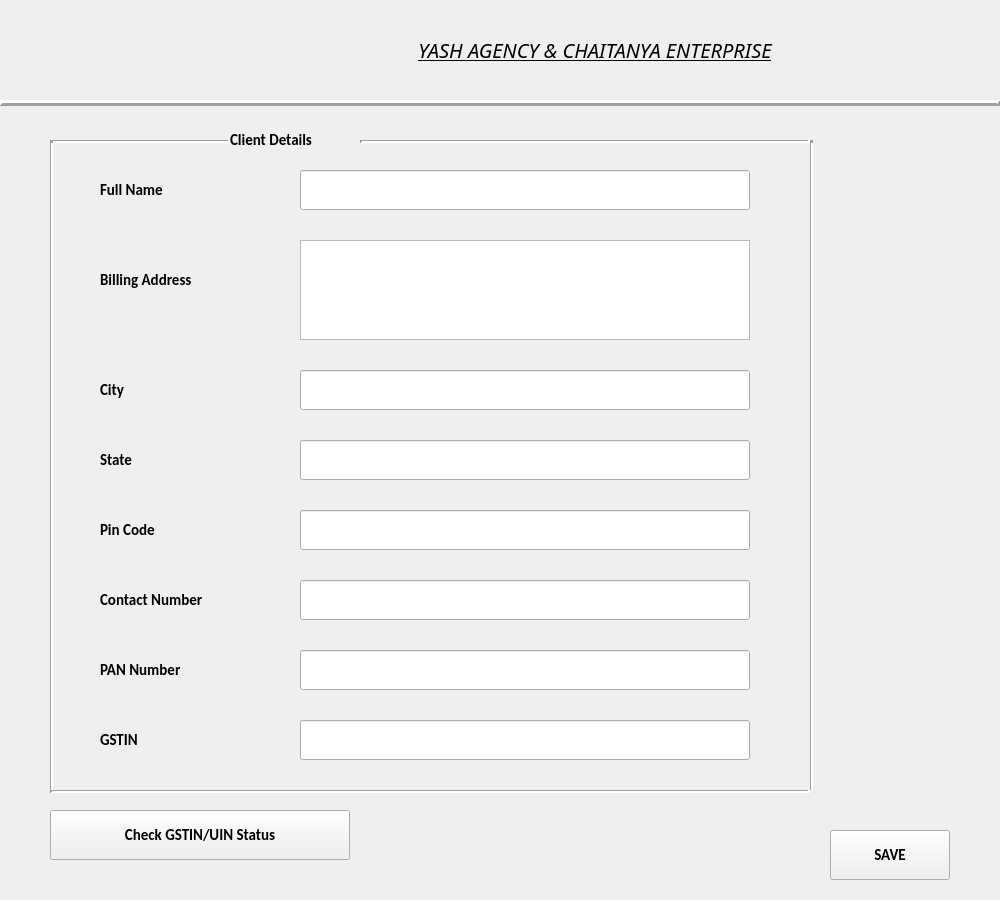
<?xml version="1.0" encoding="UTF-8"?>
<ui version="4.0">
 <class>Form</class>
 <widget class="QWidget" name="Form">
  <property name="geometry">
   <rect>
    <x>0</x>
    <y>0</y>
    <width>1000</width>
    <height>900</height>
   </rect>
  </property>
  <property name="windowTitle">
   <string>Add Client</string>
  </property>
  <widget class="QLabel" name="label_2">
   <property name="geometry">
    <rect>
     <x>230</x>
     <y>10</y>
     <width>730</width>
     <height>80</height>
    </rect>
   </property>
   <property name="font">
    <font>
     <family>News701 BT</family>
     <pointsize>15</pointsize>
     <weight>50</weight>
     <italic>true</italic>
     <bold>false</bold>
     <underline>true</underline>
    </font>
   </property>
   <property name="text">
    <string>YASH AGENCY &amp; CHAITANYA ENTERPRISE</string>
   </property>
   <property name="scaledContents">
    <bool>true</bool>
   </property>
   <property name="alignment">
    <set>Qt::AlignCenter</set>
   </property>
   <property name="wordWrap">
    <bool>false</bool>
   </property>
  </widget>
  <widget class="QLabel" name="Y_2">
   <property name="geometry">
    <rect>
     <x>0</x>
     <y>0</y>
     <width>180</width>
     <height>100</height>
    </rect>
   </property>
   <property name="text">
    <string/>
   </property>
   <property name="pixmap">
    <pixmap>../Images/yash_logo.jpeg</pixmap>
   </property>
   <property name="scaledContents">
    <bool>true</bool>
   </property>
  </widget>
  <widget class="Line" name="line_2">
   <property name="geometry">
    <rect>
     <x>0</x>
     <y>95</y>
     <width>1000</width>
     <height>16</height>
    </rect>
   </property>
   <property name="frameShadow">
    <enum>QFrame::Raised</enum>
   </property>
   <property name="lineWidth">
    <number>3</number>
   </property>
   <property name="orientation">
    <enum>Qt::Horizontal</enum>
   </property>
  </widget>
  <widget class="Line" name="line_4">
   <property name="geometry">
    <rect>
     <x>50</x>
     <y>140</y>
     <width>180</width>
     <height>3</height>
    </rect>
   </property>
   <property name="lineWidth">
    <number>3</number>
   </property>
   <property name="orientation">
    <enum>Qt::Horizontal</enum>
   </property>
  </widget>
  <widget class="QLabel" name="label">
   <property name="geometry">
    <rect>
     <x>230</x>
     <y>120</y>
     <width>150</width>
     <height>40</height>
    </rect>
   </property>
   <property name="font">
    <font>
     <family>Calibri</family>
     <pointsize>11</pointsize>
     <weight>75</weight>
     <bold>true</bold>
    </font>
   </property>
   <property name="text">
    <string>Client Details</string>
   </property>
  </widget>
  <widget class="Line" name="line_8">
   <property name="geometry">
    <rect>
     <x>360</x>
     <y>140</y>
     <width>450</width>
     <height>3</height>
    </rect>
   </property>
   <property name="lineWidth">
    <number>3</number>
   </property>
   <property name="orientation">
    <enum>Qt::Horizontal</enum>
   </property>
  </widget>
  <widget class="Line" name="line">
   <property name="geometry">
    <rect>
     <x>50</x>
     <y>140</y>
     <width>3</width>
     <height>650</height>
    </rect>
   </property>
   <property name="lineWidth">
    <number>3</number>
   </property>
   <property name="orientation">
    <enum>Qt::Vertical</enum>
   </property>
  </widget>
  <widget class="QLabel" name="label_3">
   <property name="geometry">
    <rect>
     <x>100</x>
     <y>170</y>
     <width>180</width>
     <height>40</height>
    </rect>
   </property>
   <property name="font">
    <font>
     <family>Calibri</family>
     <pointsize>11</pointsize>
     <weight>75</weight>
     <bold>true</bold>
    </font>
   </property>
   <property name="text">
    <string>Full Name</string>
   </property>
  </widget>
  <widget class="QLabel" name="label_4">
   <property name="geometry">
    <rect>
     <x>100</x>
     <y>510</y>
     <width>180</width>
     <height>40</height>
    </rect>
   </property>
   <property name="font">
    <font>
     <family>Calibri</family>
     <pointsize>11</pointsize>
     <weight>75</weight>
     <bold>true</bold>
    </font>
   </property>
   <property name="text">
    <string>Pin Code</string>
   </property>
  </widget>
  <widget class="QLabel" name="label_5">
   <property name="geometry">
    <rect>
     <x>100</x>
     <y>580</y>
     <width>180</width>
     <height>40</height>
    </rect>
   </property>
   <property name="font">
    <font>
     <family>Calibri</family>
     <pointsize>11</pointsize>
     <weight>75</weight>
     <bold>true</bold>
    </font>
   </property>
   <property name="text">
    <string>Contact Number</string>
   </property>
  </widget>
  <widget class="QLabel" name="label_6">
   <property name="geometry">
    <rect>
     <x>100</x>
     <y>440</y>
     <width>180</width>
     <height>40</height>
    </rect>
   </property>
   <property name="font">
    <font>
     <family>Calibri</family>
     <pointsize>11</pointsize>
     <weight>75</weight>
     <bold>true</bold>
    </font>
   </property>
   <property name="text">
    <string>State</string>
   </property>
  </widget>
  <widget class="QLabel" name="label_7">
   <property name="geometry">
    <rect>
     <x>100</x>
     <y>370</y>
     <width>180</width>
     <height>40</height>
    </rect>
   </property>
   <property name="font">
    <font>
     <family>Calibri</family>
     <pointsize>11</pointsize>
     <weight>75</weight>
     <bold>true</bold>
    </font>
   </property>
   <property name="text">
    <string>City</string>
   </property>
  </widget>
  <widget class="QLabel" name="label_8">
   <property name="geometry">
    <rect>
     <x>100</x>
     <y>260</y>
     <width>180</width>
     <height>40</height>
    </rect>
   </property>
   <property name="font">
    <font>
     <family>Calibri</family>
     <pointsize>11</pointsize>
     <weight>75</weight>
     <bold>true</bold>
    </font>
   </property>
   <property name="text">
    <string>Billing Address</string>
   </property>
  </widget>
  <widget class="QLabel" name="label_9">
   <property name="geometry">
    <rect>
     <x>100</x>
     <y>650</y>
     <width>180</width>
     <height>40</height>
    </rect>
   </property>
   <property name="font">
    <font>
     <family>Calibri</family>
     <pointsize>11</pointsize>
     <weight>75</weight>
     <bold>true</bold>
    </font>
   </property>
   <property name="text">
    <string>PAN Number</string>
   </property>
  </widget>
  <widget class="QLabel" name="label_10">
   <property name="geometry">
    <rect>
     <x>100</x>
     <y>720</y>
     <width>180</width>
     <height>40</height>
    </rect>
   </property>
   <property name="font">
    <font>
     <family>Calibri</family>
     <pointsize>11</pointsize>
     <weight>75</weight>
     <bold>true</bold>
    </font>
   </property>
   <property name="text">
    <string>GSTIN</string>
   </property>
  </widget>
  <widget class="QTextEdit" name="bAddress">
   <property name="geometry">
    <rect>
     <x>300</x>
     <y>240</y>
     <width>450</width>
     <height>100</height>
    </rect>
   </property>
  </widget>
  <widget class="QLineEdit" name="fullName">
   <property name="geometry">
    <rect>
     <x>300</x>
     <y>170</y>
     <width>450</width>
     <height>40</height>
    </rect>
   </property>
  </widget>
  <widget class="QLineEdit" name="city">
   <property name="geometry">
    <rect>
     <x>300</x>
     <y>370</y>
     <width>450</width>
     <height>40</height>
    </rect>
   </property>
  </widget>
  <widget class="QLineEdit" name="state">
   <property name="geometry">
    <rect>
     <x>300</x>
     <y>440</y>
     <width>450</width>
     <height>40</height>
    </rect>
   </property>
  </widget>
  <widget class="QLineEdit" name="pin">
   <property name="geometry">
    <rect>
     <x>300</x>
     <y>510</y>
     <width>450</width>
     <height>40</height>
    </rect>
   </property>
  </widget>
  <widget class="QLineEdit" name="contactNo">
   <property name="geometry">
    <rect>
     <x>300</x>
     <y>580</y>
     <width>450</width>
     <height>40</height>
    </rect>
   </property>
  </widget>
  <widget class="QLineEdit" name="panNo">
   <property name="geometry">
    <rect>
     <x>300</x>
     <y>650</y>
     <width>450</width>
     <height>40</height>
    </rect>
   </property>
  </widget>
  <widget class="QLineEdit" name="gstin">
   <property name="geometry">
    <rect>
     <x>300</x>
     <y>720</y>
     <width>450</width>
     <height>40</height>
    </rect>
   </property>
  </widget>
  <widget class="Line" name="line_3">
   <property name="geometry">
    <rect>
     <x>810</x>
     <y>140</y>
     <width>3</width>
     <height>650</height>
    </rect>
   </property>
   <property name="lineWidth">
    <number>3</number>
   </property>
   <property name="orientation">
    <enum>Qt::Vertical</enum>
   </property>
  </widget>
  <widget class="Line" name="line_5">
   <property name="geometry">
    <rect>
     <x>50</x>
     <y>790</y>
     <width>760</width>
     <height>3</height>
    </rect>
   </property>
   <property name="lineWidth">
    <number>3</number>
   </property>
   <property name="orientation">
    <enum>Qt::Horizontal</enum>
   </property>
  </widget>
  <widget class="QPushButton" name="saveButton">
   <property name="geometry">
    <rect>
     <x>830</x>
     <y>830</y>
     <width>120</width>
     <height>50</height>
    </rect>
   </property>
   <property name="font">
    <font>
     <family>Calibri</family>
     <pointsize>11</pointsize>
     <weight>75</weight>
     <bold>true</bold>
    </font>
   </property>
   <property name="text">
    <string>SAVE</string>
   </property>
  </widget>
  <widget class="QPushButton" name="linkButton">
   <property name="geometry">
    <rect>
     <x>50</x>
     <y>810</y>
     <width>300</width>
     <height>50</height>
    </rect>
   </property>
   <property name="font">
    <font>
     <family>Calibri</family>
     <pointsize>11</pointsize>
     <weight>75</weight>
     <bold>true</bold>
    </font>
   </property>
   <property name="text">
    <string>Check GSTIN/UIN Status</string>
   </property>
  </widget>
 </widget>
 <resources/>
 <connections/>
</ui>
